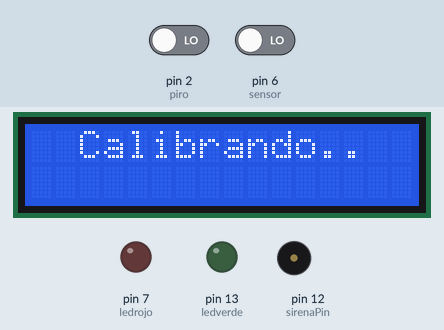
Simulated run of this sketch. Board: Arduino Uno, built with avr-gcc and run on an emulated ATmega328P. On the bench: 16×2 character LCD, output pins drawn as LEDs (lit = HIGH), buzzer (waves = sounding, pin HIGH). The test bench sets the inputs (shaded band); at power-on: pin 2 (piro) LOW, pin 6 (sensor) LOW. What the sketch prints to the serial monitor is not drawn.

Above: at 0.1 s.
At 16.1 s:
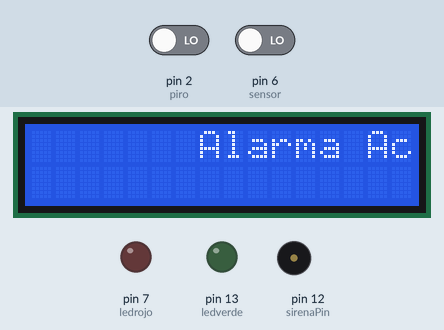
At 19.6 s:
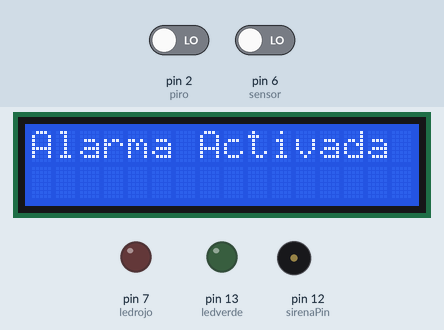
At 23.6 s:
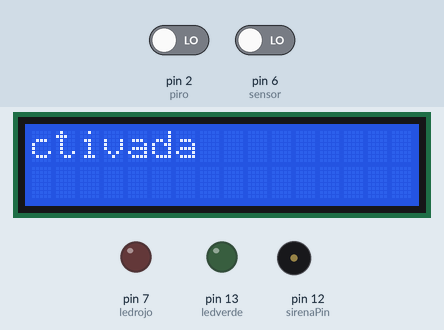
Timing chart, 0 to 25.6 s (numbered marks = the images above):
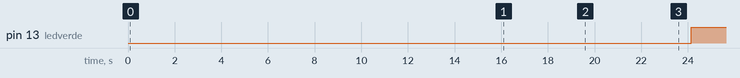

The sketch:

sketch_alarma2017.ino
```cpp
// Definiciones

int sirenaPin = 12;

int ct = 15;    // Tiempo de calibracion


/*
 boolean abierto = false;
int cambios;
*/


#define ledverde 13
#define ledrojo 7
#define piro 2


const int sensor = 6;     // En el pin 6 esta el sensor de apertura
// # Sensor al Digital 6 y a GND
int Estadodesensor = 0;         // variable que lee el estado del sensor de apertura


int valor;


// include the library code:
#include <LiquidCrystal.h>

// initialize the library with the numbers of the interface pins
LiquidCrystal lcd(5, 4, 11, 10, 9, 8);


/*
// Rutina de Interrupción
void interrupcion()
{
  abierto = true;
//  Serial.print("cambio ");
  if (cambios == 0)
    cambios ++;
  else {
    cambios = 0;
    abierto = false;
  }
  //Serial.println(cambios);
}
*/


void setup() {


// Sensor magentico de apertura!!!!!!!!!!!!!!!!!


  // -inicializamos el sensor como una entrada:
  pinMode(sensor, INPUT);


//LCD!!!!!!!!!!!!!!!!!


        // set up the LCD's number of columns and rows:
  lcd.begin(16, 2);


  // put your setup code here, to run once:
  Serial.begin(9600);


  lcd.clear();


 // Interruptor D3 Interrupcion 1
  /*
  digitalWrite(6, HIGH);
  attachInterrupt(1,interrupcion,HIGH); // Attaching the ISR to INT0
*/


  pinMode(ledverde, OUTPUT);
  pinMode(ledrojo, OUTPUT);
  pinMode(piro, INPUT);


// Sirena!!!!!!!!!!!!!!!


  pinMode(sirenaPin, OUTPUT);

  digitalWrite(sirenaPin, LOW);


  //Calibracion del sensor PIR


  Serial.println("Espere, se estan calibrando los sensores....");

// mensaje en display

  lcd.setCursor(1, 0);

                            // Print a message to the LCD.
  lcd.print(" Calibrando.. ");

// mensaje en display


           // (note: line 1 is the second row, since counting begins with 0):
  lcd.setCursor(9, 0);


  for(int i = 0; i <= ct; i++){
    Serial.print(((i*100)/ct));
    Serial.print("% ");
    Serial.println("COMPLETADO.....");
    delay(1000);
  }

  lcd.clear();


      //lcd.print(" Calibracion completada ");
  lcd.print("        Alarma Activada ");
  Serial.println("** SENSORES ACTIVOS **");

      //lcd.println("** SENSOR ACTIVO **");


                  // scroll 16 positions (string length) to the left
    // to move it offscreen left:
  for (int positionCounter = 0; positionCounter < 16; positionCounter++) {
      // scroll one position left:
    lcd.scrollDisplayLeft();
      // wait a bit:
    delay(500);
  }


  lcd.clear();


  delay(50);


}

void loop() {

  digitalWrite(ledrojo, LOW);


 // Lee el estado del sensor de apertura:
  Estadodesensor = digitalRead(sensor);


  /* delay (1000);*/

  // put your main code here, to run repeatedly:
  valor=digitalRead(piro);

  if (valor==HIGH or Estadodesensor == HIGH){


  // Sirena!!!!!!!!!!!!!!!!!!


    digitalWrite(sirenaPin, HIGH);


         // (note: line 1 is the second row, since counting begins with 0):
    lcd.setCursor(9, 0);


   /*
      digitalWrite(ledverde, LOW);
      digitalWrite(ledrojo, HIGH);

      */

      // Sensor de apertura y PIR
    if (Estadodesensor == HIGH)
    {


      digitalWrite(ledverde, LOW);
      digitalWrite(ledrojo, HIGH);


      Serial.println(" fue activado el sensor de apertura ");


          //PROBANDO MOVER TEXTO


                    // Print a message to the LCD.
      lcd.print(" Se abrio la puerta ");


            // scroll 16 positions (string length) to the left
    // to move it offscreen left:
      for (int positionCounter = 0; positionCounter < 16; positionCounter++) {
      // scroll one position left:
        lcd.scrollDisplayLeft();
      // wait a bit:
        delay(300);
      }


    }
    else

    {
      if( valor == HIGH ){

        digitalWrite(ledverde, LOW);
        digitalWrite(ledrojo, HIGH);


        Serial.println("Se activo el sensor PIR ");


                        //   LCD!!!!!!!

                                  // Print a message to the LCD.
        lcd.print("Se activo el sensor PIR ");


                          // scroll 16 positions (string length) to the left
                  // to move it offscreen left:
        for (int positionCounter = 0; positionCounter < 16; positionCounter++) {
                    // scroll one position left:
          lcd.scrollDisplayLeft();
                    // wait a bit:
          delay(400);
        }


      }
/*
      Serial.println("** MOVIMIENTO DETECTADO **");
      delay(1000);

      */


    }


  }

/*else{

      lcd.clear();
      digitalWrite(ledrojo, LOW);
      digitalWrite(sirenaPin, LOW);
      digitalWrite(ledverde, HIGH);
      Serial.println("-- Z A R A S A  --");
      delay(2000);

    }
    */
  lcd.clear();

  digitalWrite(sirenaPin, LOW);


  digitalWrite(ledrojo, LOW);
  digitalWrite(ledverde, HIGH);


}
```

Measured:
- by itself, pin 13 (ledverde): LOW → HIGH at 24.1 s
- what the display in image 1 shows lasts 0.5 s, from 16.1 s to 16.6 s
